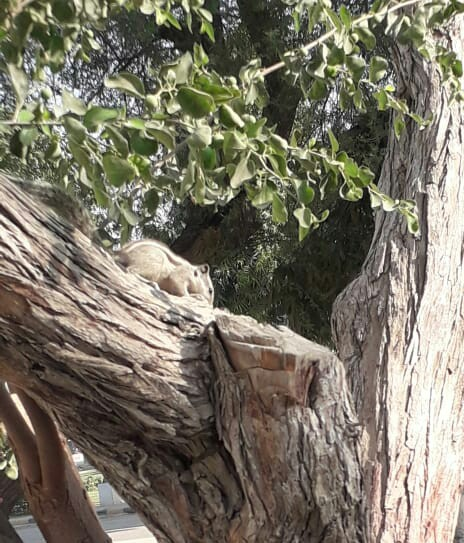
#> input picture images/image1.JPG, 464 x 543 px, found by its file name
$ jupyter execute 'Image Operations.ipynb'
#> lines starting #> are read from the running program, lines starting #| are printed output that depends on the picture; after the words box and inside, x2 and y2 are one past the last pixel; in counts of white or black regions, pixels touching at a corner belong together
[cell 1]
import cv2
import numpy as np

[cell 2]
#Loading an image
image = cv2.imread('Images\image1.jpg', -1)
#> image is the input picture: shape (543, 464, 3); mean B, G, R 101.4, 116.2, 121.4

[cell 3]
#Finding color value of a certain pixel
px = image[100,250]
#> px = [166, 200, 194]
px
#> Out = [166, 200, 194]

[cell 4]
#We can assign the image new color values
image[100,250] = np.array([255,255,255])
#> image: shape (543, 464, 3); under 0.01% of pixels changed, all inside (x1, y1, x2, y2) = (250, 100, 251, 101)
px = image[100,250]
#> px = [255, 255, 255]
px
#> Out = [255, 255, 255]

[cell 5]
#Now if we want to apply the image color assignment to a particular set of image pixels, we have:

image[100:250, 100:250] = np.array([255,255,255])
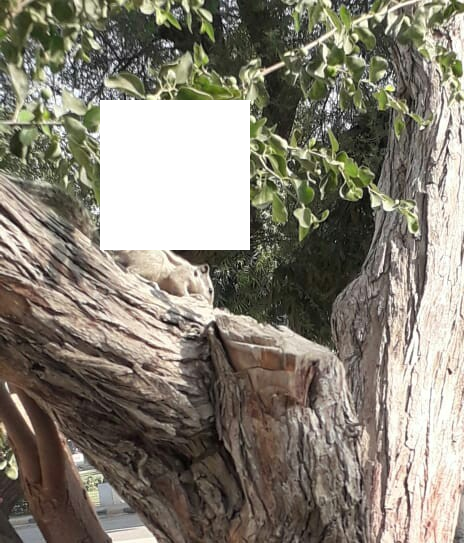
#> image: shape (543, 464, 3); mean B, G, R 116.3, 129, 134.5
roi = image[100:250, 100:250] #Selects the pixel values between 100-250 range from both x and y
#> roi: shape (150, 150, 3); every value is 255
print(roi)
#> (printed output is left out)

[cell 6]
#Displaying the image
cv2.imshow('Image Window', image)
cv2.waitKey(0)
cv2.destroyAllWindows()

[cell 7]
#We can also use the image component from the image and use it somewhere else in the image, to do that:
take_image = image[212:362, 212:362]
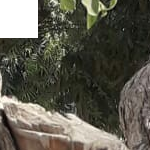
#> take_image: shape (150, 150, 3); mean B, G, R 79.3, 90.7, 93.1
image[100:250, 100:250] = take_image
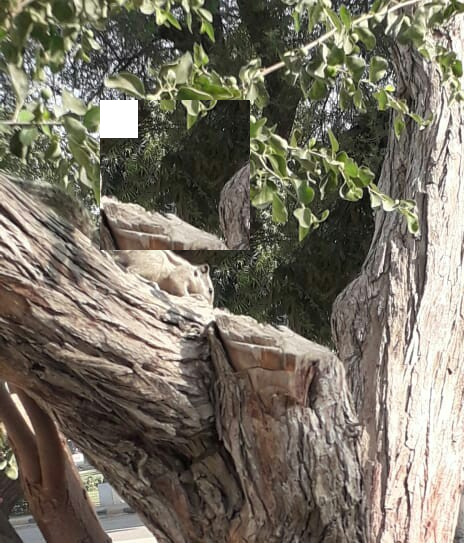
#> image: shape (543, 464, 3); 8.36% of pixels changed, all inside (x1, y1, x2, y2) = (100, 100, 250, 250)

$ run again, with images/image2.jpg copied over images/image1.JPG
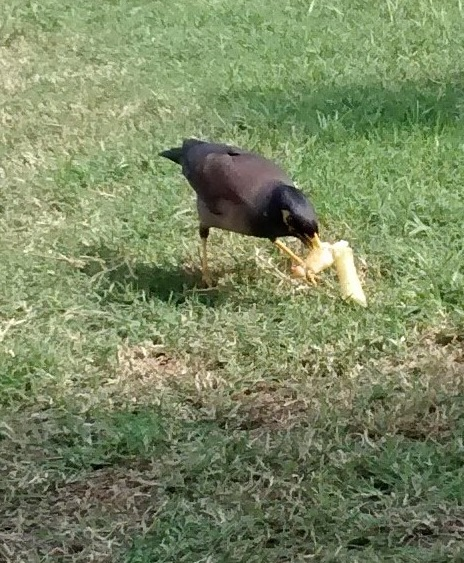
#> input picture images/image2.jpg, 464 x 563 px, found by its file name
#> image is the input picture: shape (563, 464, 3); mean B, G, R 98.7, 136.4, 123.2
#> `px = image[100,250]`: px = [75, 125, 91]
#> `px = image[100,250]`: px = [255, 255, 255]
#> roi: shape (150, 150, 3); every value is 255
#> (printed output is left out)
#> `take_image = image[212:362, 212:362]`:
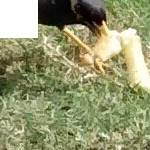
#> take_image: shape (150, 150, 3); mean B, G, R 112.7, 151.9, 148.9
#> `image[100:250, 100:250] = take_image`:
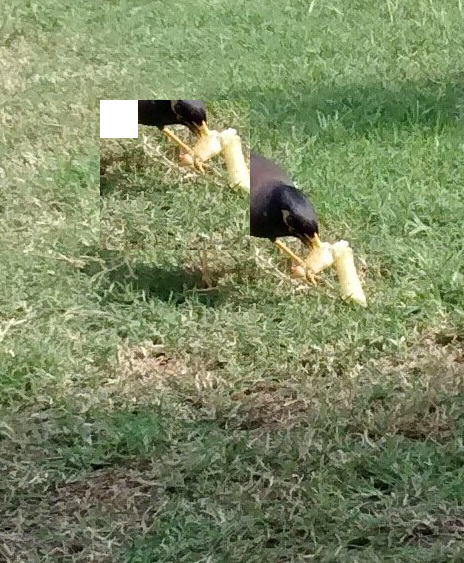
#> image: shape (563, 464, 3); mean B, G, R 99.5, 137.6, 125.1
